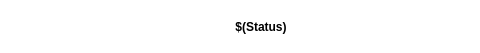
<?xml version="1.0" encoding="UTF-8"?>
<ui version="4.0">
 <class>WorkingBanner</class>
 <widget class="QDialog" name="WorkingBanner">
  <property name="geometry">
   <rect>
    <x>0</x>
    <y>0</y>
    <width>480</width>
    <height>53</height>
   </rect>
  </property>
  <property name="minimumSize">
   <size>
    <width>480</width>
    <height>0</height>
   </size>
  </property>
  <property name="maximumSize">
   <size>
    <width>480</width>
    <height>53</height>
   </size>
  </property>
  <property name="palette">
   <palette>
    <active>
     <colorrole role="Base">
      <brush brushstyle="SolidPattern">
       <color alpha="255">
        <red>255</red>
        <green>255</green>
        <blue>255</blue>
       </color>
      </brush>
     </colorrole>
     <colorrole role="Window">
      <brush brushstyle="SolidPattern">
       <color alpha="255">
        <red>255</red>
        <green>255</green>
        <blue>255</blue>
       </color>
      </brush>
     </colorrole>
    </active>
    <inactive>
     <colorrole role="Base">
      <brush brushstyle="SolidPattern">
       <color alpha="255">
        <red>255</red>
        <green>255</green>
        <blue>255</blue>
       </color>
      </brush>
     </colorrole>
     <colorrole role="Window">
      <brush brushstyle="SolidPattern">
       <color alpha="255">
        <red>255</red>
        <green>255</green>
        <blue>255</blue>
       </color>
      </brush>
     </colorrole>
    </inactive>
    <disabled>
     <colorrole role="Base">
      <brush brushstyle="SolidPattern">
       <color alpha="255">
        <red>255</red>
        <green>255</green>
        <blue>255</blue>
       </color>
      </brush>
     </colorrole>
     <colorrole role="Window">
      <brush brushstyle="SolidPattern">
       <color alpha="255">
        <red>255</red>
        <green>255</green>
        <blue>255</blue>
       </color>
      </brush>
     </colorrole>
    </disabled>
   </palette>
  </property>
  <property name="windowTitle">
   <string notr="true">Working</string>
  </property>
  <layout class="QHBoxLayout" name="horizontalLayout_2">
   <item>
    <layout class="QHBoxLayout" name="horizontalLayout">
     <item>
      <widget class="QLabel" name="labelWorking">
       <property name="minimumSize">
        <size>
         <width>36</width>
         <height>0</height>
        </size>
       </property>
       <property name="maximumSize">
        <size>
         <width>36</width>
         <height>16777215</height>
        </size>
       </property>
       <property name="text">
        <string/>
       </property>
       <property name="pixmap">
        <pixmap resource="../res/Images.qrc">:/images/Busy.gif</pixmap>
       </property>
      </widget>
     </item>
     <item>
      <widget class="QLabel" name="labelStatus">
       <property name="font">
        <font>
         <weight>75</weight>
         <bold>true</bold>
        </font>
       </property>
       <property name="text">
        <string notr="true">$(Status)</string>
       </property>
       <property name="alignment">
        <set>Qt::AlignCenter</set>
       </property>
      </widget>
     </item>
    </layout>
   </item>
  </layout>
 </widget>
 <resources>
  <include location="../res/Images.qrc"/>
  <include location="../res/Images.qrc"/>
  <include location="../res/Images.qrc"/>
  <include location="../res/Images.qrc"/>
  <include location="../res/Images.qrc"/>
  <include location="../res/Images.qrc"/>
  <include location="../res/Images.qrc"/>
  <include location="../res/Images.qrc"/>
 </resources>
 <connections/>
</ui>
